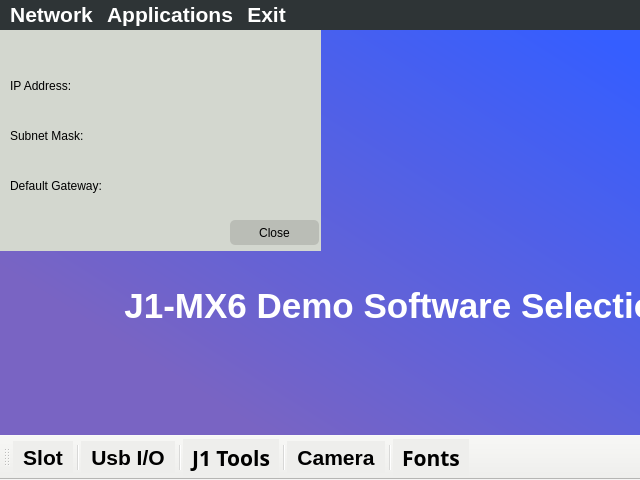
<?xml version="1.0" encoding="UTF-8"?>
<ui version="4.0">
 <class>MainWindow</class>
 <widget class="QMainWindow" name="MainWindow">
  <property name="geometry">
   <rect>
    <x>0</x>
    <y>0</y>
    <width>640</width>
    <height>480</height>
   </rect>
  </property>
  <property name="windowTitle">
   <string>MainWindow</string>
  </property>
  <property name="styleSheet">
   <string notr="true">background-color: qlineargradient(spread:pad, x1:0.952, y1:0.0284091, x2:0, y2:0.982909, stop:0 rgba(53, 94, 255, 255), stop:0.792271 rgba(121, 100, 195, 255));</string>
  </property>
  <widget class="QWidget" name="centralwidget">
   <widget class="QLabel" name="label">
    <property name="geometry">
     <rect>
      <x>0</x>
      <y>190</y>
      <width>801</width>
      <height>171</height>
     </rect>
    </property>
    <property name="font">
     <font>
      <pointsize>26</pointsize>
      <weight>75</weight>
      <bold>true</bold>
     </font>
    </property>
    <property name="styleSheet">
     <string notr="true">color: rgb(255, 255, 255);
background-color: transparent;</string>
    </property>
    <property name="text">
     <string>J1-MX6 Demo Software Selection</string>
    </property>
    <property name="alignment">
     <set>Qt::AlignCenter</set>
    </property>
   </widget>
   <widget class="QStackedWidget" name="stackedWidget">
    <property name="geometry">
     <rect>
      <x>0</x>
      <y>0</y>
      <width>321</width>
      <height>221</height>
     </rect>
    </property>
    <property name="styleSheet">
     <string notr="true">background-color: Transparent;</string>
    </property>
    <property name="currentIndex">
     <number>1</number>
    </property>
    <widget class="QWidget" name="page"/>
    <widget class="QWidget" name="page_Network">
     <property name="styleSheet">
      <string notr="true">background-color: rgb(211, 215, 207);</string>
     </property>
     <widget class="QLabel" name="label_ip">
      <property name="geometry">
       <rect>
        <x>10</x>
        <y>40</y>
        <width>141</width>
        <height>31</height>
       </rect>
      </property>
      <property name="text">
       <string>IP Address:</string>
      </property>
     </widget>
     <widget class="QLabel" name="label_ip_2">
      <property name="geometry">
       <rect>
        <x>10</x>
        <y>90</y>
        <width>141</width>
        <height>31</height>
       </rect>
      </property>
      <property name="text">
       <string>Subnet Mask:</string>
      </property>
     </widget>
     <widget class="QLabel" name="label_ip_3">
      <property name="geometry">
       <rect>
        <x>10</x>
        <y>140</y>
        <width>151</width>
        <height>31</height>
       </rect>
      </property>
      <property name="text">
       <string>Default Gateway:</string>
      </property>
     </widget>
     <widget class="QLabel" name="label_IPValue">
      <property name="geometry">
       <rect>
        <x>170</x>
        <y>40</y>
        <width>131</width>
        <height>31</height>
       </rect>
      </property>
      <property name="text">
       <string/>
      </property>
     </widget>
     <widget class="QLabel" name="label_Subnetvalue">
      <property name="geometry">
       <rect>
        <x>170</x>
        <y>90</y>
        <width>131</width>
        <height>31</height>
       </rect>
      </property>
      <property name="text">
       <string/>
      </property>
     </widget>
     <widget class="QLabel" name="label_GatewayValue">
      <property name="geometry">
       <rect>
        <x>170</x>
        <y>140</y>
        <width>131</width>
        <height>31</height>
       </rect>
      </property>
      <property name="text">
       <string/>
      </property>
     </widget>
     <widget class="QPushButton" name="pushButtonclose">
      <property name="geometry">
       <rect>
        <x>230</x>
        <y>190</y>
        <width>89</width>
        <height>25</height>
       </rect>
      </property>
      <property name="styleSheet">
       <string notr="true">background-color:rgb(186, 189, 182);
border-radius:5px;</string>
      </property>
      <property name="text">
       <string>Close</string>
      </property>
     </widget>
    </widget>
   </widget>
  </widget>
  <widget class="QMenuBar" name="menubar">
   <property name="geometry">
    <rect>
     <x>0</x>
     <y>0</y>
     <width>640</width>
     <height>37</height>
    </rect>
   </property>
   <property name="font">
    <font>
     <pointsize>16</pointsize>
     <weight>75</weight>
     <bold>true</bold>
    </font>
   </property>
   <property name="styleSheet">
    <string notr="true">background-color:rgb(46, 52, 54);
color:rgb(255,255,255);</string>
   </property>
   <widget class="QMenu" name="menuApplications">
    <property name="font">
     <font>
      <pointsize>11</pointsize>
      <weight>75</weight>
      <bold>true</bold>
     </font>
    </property>
    <property name="styleSheet">
     <string notr="true"/>
    </property>
    <property name="title">
     <string>Applications</string>
    </property>
    <property name="separatorsCollapsible">
     <bool>true</bool>
    </property>
    <addaction name="separator"/>
    <addaction name="separator"/>
    <addaction name="actionSLOT"/>
    <addaction name="separator"/>
    <addaction name="actionUSB_IO"/>
    <addaction name="separator"/>
    <addaction name="actionCAMERA"/>
    <addaction name="separator"/>
    <addaction name="separator"/>
    <addaction name="separator"/>
    <addaction name="actionJ1_TOOLS"/>
    <addaction name="separator"/>
    <addaction name="actionFonts"/>
    <addaction name="separator"/>
    <addaction name="separator"/>
    <addaction name="separator"/>
   </widget>
   <widget class="QMenu" name="menuExit">
    <property name="title">
     <string>Exit</string>
    </property>
    <addaction name="separator"/>
    <addaction name="actionTerminal"/>
    <addaction name="separator"/>
    <addaction name="actionReboot"/>
    <addaction name="actionPowerOff"/>
   </widget>
   <widget class="QMenu" name="menuNetwork">
    <property name="geometry">
     <rect>
      <x>412</x>
      <y>156</y>
      <width>265</width>
      <height>96</height>
     </rect>
    </property>
    <property name="font">
     <font>
      <pointsize>16</pointsize>
      <weight>75</weight>
      <bold>true</bold>
     </font>
    </property>
    <property name="title">
     <string>Network</string>
    </property>
    <property name="icon">
     <iconset resource="icons.qrc">
      <normaloff>:/new/prefix1/systeminfo.png</normaloff>:/new/prefix1/systeminfo.png</iconset>
    </property>
    <addaction name="actionNetwork"/>
   </widget>
   <addaction name="menuNetwork"/>
   <addaction name="menuApplications"/>
   <addaction name="menuExit"/>
  </widget>
  <widget class="QToolBar" name="toolBar">
   <property name="windowTitle">
    <string>toolBar</string>
   </property>
   <property name="styleSheet">
    <string notr="true">background-color:rgb(238, 238, 236)</string>
   </property>
   <attribute name="toolBarArea">
    <enum>BottomToolBarArea</enum>
   </attribute>
   <attribute name="toolBarBreak">
    <bool>false</bool>
   </attribute>
   <addaction name="actionSLOT"/>
   <addaction name="separator"/>
   <addaction name="actionUSB_IO"/>
   <addaction name="separator"/>
   <addaction name="actionJ1_TOOLS"/>
   <addaction name="separator"/>
   <addaction name="actionCAMERA"/>
   <addaction name="separator"/>
   <addaction name="actionFonts"/>
  </widget>
  <action name="actionSLOT">
   <property name="icon">
    <iconset resource="icons.qrc">
     <normaloff>:/new/prefix1/slot-machine.png</normaloff>:/new/prefix1/slot-machine.png</iconset>
   </property>
   <property name="text">
    <string>Slot</string>
   </property>
   <property name="font">
    <font>
     <pointsize>16</pointsize>
     <weight>75</weight>
     <bold>true</bold>
    </font>
   </property>
  </action>
  <action name="actionUSB_IO">
   <property name="icon">
    <iconset resource="icons.qrc">
     <normaloff>:/new/prefix1/usb.png</normaloff>:/new/prefix1/usb.png</iconset>
   </property>
   <property name="text">
    <string>Usb I/O</string>
   </property>
   <property name="font">
    <font>
     <pointsize>16</pointsize>
     <weight>75</weight>
     <bold>true</bold>
    </font>
   </property>
  </action>
  <action name="actionCAMERA">
   <property name="icon">
    <iconset resource="icons.qrc">
     <normaloff>:/new/prefix1/camera.png</normaloff>:/new/prefix1/camera.png</iconset>
   </property>
   <property name="text">
    <string>Camera</string>
   </property>
   <property name="font">
    <font>
     <pointsize>16</pointsize>
     <weight>75</weight>
     <bold>true</bold>
    </font>
   </property>
  </action>
  <action name="actionJ1_TOOLS">
   <property name="icon">
    <iconset resource="icons.qrc">
     <normaloff>:/new/prefix1/control-panel.png</normaloff>:/new/prefix1/control-panel.png</iconset>
   </property>
   <property name="text">
    <string>J1 Tools</string>
   </property>
   <property name="font">
    <font>
     <family>Sans Serif</family>
     <pointsize>16</pointsize>
     <weight>75</weight>
     <bold>true</bold>
    </font>
   </property>
  </action>
  <action name="actionEXIT">
   <property name="text">
    <string>EXIT</string>
   </property>
   <property name="font">
    <font>
     <pointsize>16</pointsize>
     <weight>75</weight>
     <bold>true</bold>
    </font>
   </property>
  </action>
  <action name="actionTerminal">
   <property name="icon">
    <iconset resource="icons.qrc">
     <normaloff>:/new/prefix1/terminal.png</normaloff>:/new/prefix1/terminal.png</iconset>
   </property>
   <property name="text">
    <string>Terminal</string>
   </property>
   <property name="toolTip">
    <string>TERMINAL</string>
   </property>
   <property name="font">
    <font>
     <pointsize>16</pointsize>
    </font>
   </property>
  </action>
  <action name="actionReboot">
   <property name="icon">
    <iconset resource="icons.qrc">
     <normaloff>:/new/prefix1/reboot.png</normaloff>:/new/prefix1/reboot.png</iconset>
   </property>
   <property name="text">
    <string>Reboot</string>
   </property>
   <property name="toolTip">
    <string>REBOOT</string>
   </property>
   <property name="font">
    <font>
     <pointsize>16</pointsize>
    </font>
   </property>
  </action>
  <action name="actionPowerOff">
   <property name="icon">
    <iconset resource="icons.qrc">
     <normaloff>:/new/prefix1/on-off-button (1).png</normaloff>:/new/prefix1/on-off-button (1).png</iconset>
   </property>
   <property name="text">
    <string>PowerOff</string>
   </property>
   <property name="toolTip">
    <string>POWEROFF</string>
   </property>
   <property name="font">
    <font>
     <pointsize>16</pointsize>
    </font>
   </property>
  </action>
  <action name="actionNetwork">
   <property name="icon">
    <iconset resource="icons.qrc">
     <normaloff>:/new/prefix1/systeminfo.png</normaloff>:/new/prefix1/systeminfo.png</iconset>
   </property>
   <property name="text">
    <string>Network</string>
   </property>
  </action>
  <action name="actionFonts">
   <property name="icon">
    <iconset resource="icons.qrc">
     <normaloff>:/new/prefix1/font.png</normaloff>:/new/prefix1/font.png</iconset>
   </property>
   <property name="text">
    <string>Fonts</string>
   </property>
   <property name="font">
    <font>
     <family>Sans Serif</family>
     <pointsize>16</pointsize>
     <weight>75</weight>
     <bold>true</bold>
    </font>
   </property>
  </action>
 </widget>
 <resources>
  <include location="icons.qrc"/>
 </resources>
 <connections/>
</ui>
